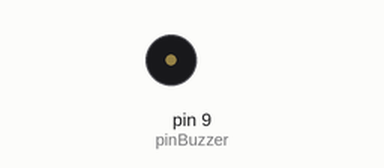
Recording of a sketch running on a simulated Arduino Uno, built with avr-gcc and run on an emulated ATmega328P. Parts: buzzer (waves = sounding).

Above: at 0.2 s.
At 4.7 s:
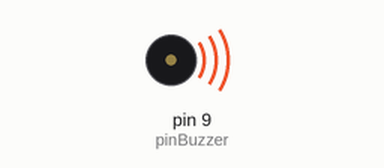
Timing chart, 0 to 5.2 s (numbered marks = the images above):
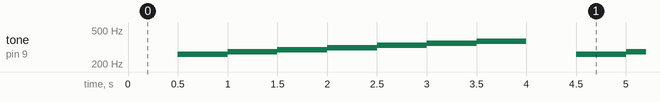

Measured:
- by itself, tone on pin 9 (pinBuzzer): repeats every 4.0 s: 277 Hz 0.50 s, 294 Hz 0.50 s, 311 Hz 0.50 s, 330 Hz 0.50 s, 349 Hz 0.50 s, 370 Hz 0.50 s, silent 0.50 s, 261 Hz 0.50 s

The sketch:

serie-paralelo2.ino
```cpp
#define data 3
#define clock 2

const int pinBuzzer = 9; //Constante que contiene el numero del pin de Arduino al cual conectamos un buzzer pasivo

const int frecuencias[] = {261, 277, 294, 311, 330, 349, 370, 392, 415, 440, 466, 494};//Arreglo que contiene las frecuencias que queremos escuchar en nuestro buzzer
const int numFrecuencias = 10;

void setup()
{
  pinMode(clock, OUTPUT); // make the clock pin an output 74ls 164
  pinMode(data , OUTPUT); // make the data pin an output


}

void loop(){
  for(int i = 0; i < 8; ++i) // del led 1 al 7 hacer
  {
    shiftOut(data, clock, MSBFIRST, 1 << i); //  LSBFIRST para cambiar el orden de los leds
    delay(500); // retraso
    tone(pinBuzzer, frecuencias[i]);

  }
  noTone(pinBuzzer);
  }
```
